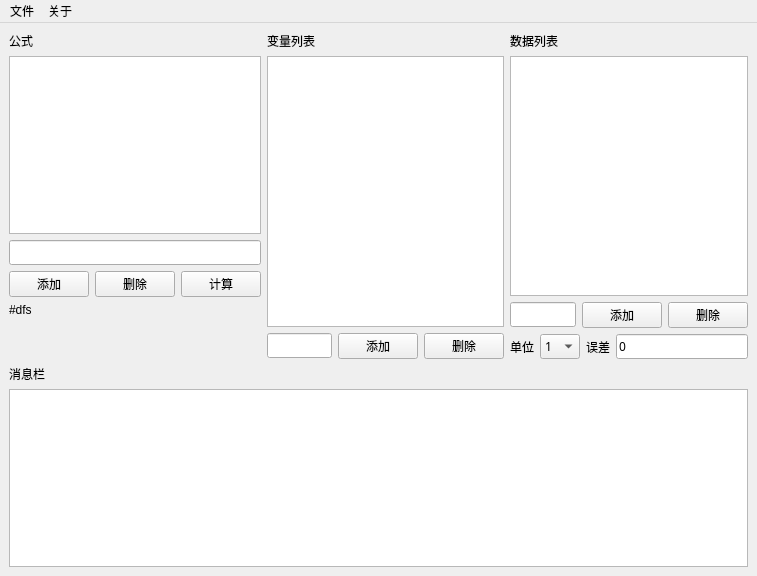
<?xml version="1.0" encoding="UTF-8"?>
<ui version="4.0">
 <class>MainWindow</class>
 <widget class="QMainWindow" name="MainWindow">
  <property name="enabled">
   <bool>true</bool>
  </property>
  <property name="geometry">
   <rect>
    <x>0</x>
    <y>0</y>
    <width>757</width>
    <height>576</height>
   </rect>
  </property>
  <property name="windowTitle">
   <string>MainWindow</string>
  </property>
  <widget class="QWidget" name="centralwidget">
   <layout class="QVBoxLayout" name="verticalLayout_4">
    <item>
     <layout class="QHBoxLayout" name="horizontalLayout_4">
      <item>
       <layout class="QVBoxLayout" name="verticalLayout_3">
        <item>
         <widget class="QLabel" name="label_6">
          <property name="font">
           <font>
            <family>思源黑体 CN</family>
           </font>
          </property>
          <property name="text">
           <string>公式</string>
          </property>
         </widget>
        </item>
        <item>
         <widget class="QListWidget" name="lstForm">
          <property name="font">
           <font>
            <family>思源黑体 CN</family>
           </font>
          </property>
         </widget>
        </item>
        <item>
         <widget class="QLineEdit" name="lndForm">
          <property name="font">
           <font>
            <family>思源黑体 CN</family>
           </font>
          </property>
          <property name="inputMethodHints">
           <set>Qt::ImhFormattedNumbersOnly</set>
          </property>
          <property name="text">
           <string/>
          </property>
         </widget>
        </item>
        <item>
         <layout class="QHBoxLayout" name="horizontalLayout_2">
          <item>
           <widget class="QPushButton" name="btnAddForm">
            <property name="font">
             <font>
              <family>思源黑体 CN</family>
             </font>
            </property>
            <property name="text">
             <string>添加</string>
            </property>
           </widget>
          </item>
          <item>
           <widget class="QPushButton" name="btnDelForm">
            <property name="font">
             <font>
              <family>思源黑体 CN</family>
             </font>
            </property>
            <property name="text">
             <string>删除</string>
            </property>
           </widget>
          </item>
          <item>
           <widget class="QPushButton" name="btnCompute">
            <property name="font">
             <font>
              <family>思源黑体 CN</family>
             </font>
            </property>
            <property name="text">
             <string>计算</string>
            </property>
           </widget>
          </item>
         </layout>
        </item>
        <item>
         <widget class="QLabel" name="lblForm">
          <property name="text">
           <string>#dfs


</string>
          </property>
         </widget>
        </item>
       </layout>
      </item>
      <item>
       <layout class="QVBoxLayout" name="verticalLayout_2">
        <item>
         <widget class="QLabel" name="label">
          <property name="font">
           <font>
            <family>思源黑体 CN</family>
           </font>
          </property>
          <property name="layoutDirection">
           <enum>Qt::LeftToRight</enum>
          </property>
          <property name="text">
           <string>变量列表</string>
          </property>
          <property name="buddy">
           <cstring>lstVar</cstring>
          </property>
         </widget>
        </item>
        <item>
         <widget class="QListWidget" name="lstVar">
          <property name="font">
           <font>
            <family>思源黑体 CN</family>
           </font>
          </property>
         </widget>
        </item>
        <item>
         <layout class="QHBoxLayout" name="horizontalLayout_5">
          <item>
           <widget class="QLineEdit" name="lndVar">
            <property name="font">
             <font>
              <family>思源黑体 CN</family>
             </font>
            </property>
            <property name="inputMethodHints">
             <set>Qt::ImhPreferLowercase|Qt::ImhPreferUppercase</set>
            </property>
            <property name="text">
             <string/>
            </property>
           </widget>
          </item>
          <item>
           <widget class="QPushButton" name="btnAddVar">
            <property name="font">
             <font>
              <family>思源黑体 CN</family>
             </font>
            </property>
            <property name="text">
             <string>添加</string>
            </property>
           </widget>
          </item>
          <item>
           <widget class="QPushButton" name="btnDelVar">
            <property name="font">
             <font>
              <family>思源黑体 CN</family>
             </font>
            </property>
            <property name="text">
             <string>删除</string>
            </property>
           </widget>
          </item>
         </layout>
        </item>
       </layout>
      </item>
      <item>
       <layout class="QVBoxLayout" name="verticalLayout">
        <item>
         <widget class="QLabel" name="label_5">
          <property name="font">
           <font>
            <family>思源黑体 CN</family>
           </font>
          </property>
          <property name="text">
           <string>数据列表</string>
          </property>
          <property name="buddy">
           <cstring>lstData</cstring>
          </property>
         </widget>
        </item>
        <item>
         <widget class="QListWidget" name="lstData">
          <property name="font">
           <font>
            <family>思源黑体 CN</family>
           </font>
          </property>
         </widget>
        </item>
        <item>
         <layout class="QHBoxLayout" name="horizontalLayout_3">
          <item>
           <widget class="QLineEdit" name="lndData">
            <property name="font">
             <font>
              <family>思源黑体 CN</family>
             </font>
            </property>
            <property name="inputMethodHints">
             <set>Qt::ImhFormattedNumbersOnly</set>
            </property>
            <property name="text">
             <string/>
            </property>
           </widget>
          </item>
          <item>
           <widget class="QPushButton" name="btnAddData">
            <property name="font">
             <font>
              <family>思源黑体 CN</family>
             </font>
            </property>
            <property name="text">
             <string>添加</string>
            </property>
           </widget>
          </item>
          <item>
           <widget class="QPushButton" name="btnDelData">
            <property name="font">
             <font>
              <family>思源黑体 CN</family>
             </font>
            </property>
            <property name="text">
             <string>删除</string>
            </property>
           </widget>
          </item>
         </layout>
        </item>
        <item>
         <layout class="QHBoxLayout" name="horizontalLayout">
          <item>
           <widget class="QLabel" name="label_3">
            <property name="font">
             <font>
              <family>思源黑体 CN</family>
             </font>
            </property>
            <property name="text">
             <string>单位</string>
            </property>
            <property name="buddy">
             <cstring>cbbUnit</cstring>
            </property>
           </widget>
          </item>
          <item>
           <widget class="QComboBox" name="cbbUnit">
            <property name="font">
             <font>
              <family>思源黑体 CN</family>
             </font>
            </property>
            <item>
             <property name="text">
              <string>1</string>
             </property>
            </item>
            <item>
             <property name="text">
              <string>k</string>
             </property>
            </item>
            <item>
             <property name="text">
              <string>d</string>
             </property>
            </item>
            <item>
             <property name="text">
              <string>c</string>
             </property>
            </item>
            <item>
             <property name="text">
              <string>m</string>
             </property>
            </item>
            <item>
             <property name="text">
              <string>u</string>
             </property>
            </item>
            <item>
             <property name="text">
              <string>n</string>
             </property>
            </item>
           </widget>
          </item>
          <item>
           <widget class="QLabel" name="label_4">
            <property name="font">
             <font>
              <family>思源黑体 CN</family>
             </font>
            </property>
            <property name="text">
             <string>误差</string>
            </property>
            <property name="buddy">
             <cstring>lndError</cstring>
            </property>
           </widget>
          </item>
          <item>
           <widget class="QLineEdit" name="lndError">
            <property name="font">
             <font>
              <family>思源黑体 CN</family>
             </font>
            </property>
            <property name="layoutDirection">
             <enum>Qt::LeftToRight</enum>
            </property>
            <property name="inputMethodHints">
             <set>Qt::ImhFormattedNumbersOnly</set>
            </property>
            <property name="text">
             <string>0</string>
            </property>
           </widget>
          </item>
         </layout>
        </item>
       </layout>
      </item>
     </layout>
    </item>
    <item>
     <widget class="QLabel" name="label_2">
      <property name="text">
       <string>消息栏</string>
      </property>
     </widget>
    </item>
    <item>
     <widget class="QTextBrowser" name="txtInfo"/>
    </item>
   </layout>
  </widget>
  <widget class="QMenuBar" name="menuBar">
   <property name="geometry">
    <rect>
     <x>0</x>
     <y>0</y>
     <width>757</width>
     <height>29</height>
    </rect>
   </property>
   <widget class="QMenu" name="menuFile">
    <property name="font">
     <font>
      <family>思源黑体 CN</family>
      <weight>75</weight>
      <bold>true</bold>
     </font>
    </property>
    <property name="title">
     <string>文件</string>
    </property>
    <addaction name="actOpen"/>
    <addaction name="actSave"/>
    <addaction name="actSaveAs"/>
   </widget>
   <widget class="QMenu" name="menuAbout">
    <property name="font">
     <font>
      <family>思源黑体 CN</family>
      <weight>75</weight>
      <bold>true</bold>
     </font>
    </property>
    <property name="title">
     <string>关于</string>
    </property>
    <addaction name="actUsage"/>
    <addaction name="actAnthor"/>
    <addaction name="actLicence"/>
   </widget>
   <addaction name="menuFile"/>
   <addaction name="menuAbout"/>
  </widget>
  <action name="actOpen">
   <property name="text">
    <string>打开</string>
   </property>
  </action>
  <action name="actSave">
   <property name="text">
    <string>保存</string>
   </property>
  </action>
  <action name="actUsage">
   <property name="text">
    <string>用法</string>
   </property>
  </action>
  <action name="actSaveAs">
   <property name="text">
    <string>另存为.</string>
   </property>
  </action>
  <action name="actAnthor">
   <property name="text">
    <string>作者</string>
   </property>
  </action>
  <action name="actLicence">
   <property name="text">
    <string>许可证</string>
   </property>
  </action>
 </widget>
 <resources/>
 <connections/>
</ui>
